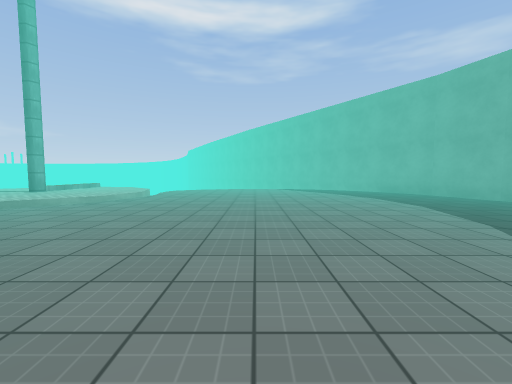
[1] (above)

16 first-person views from a walk through a scene from a Unity 3-D project. The camera is 1.3 m above the floor, tilts 4° down and sees 90° across. The floor is counted in squares, 2 m on a side. Each view is taken from the middle of a square. On the plan, view 1 faces up. The plan holds only what a view shows up to about 9 squares ahead; the rest is blank. The place goes on beyond the plan. The player character is not drawn. Some animated figures are left out. Surface patterns are stand-ins for the level's own textures.

[2]
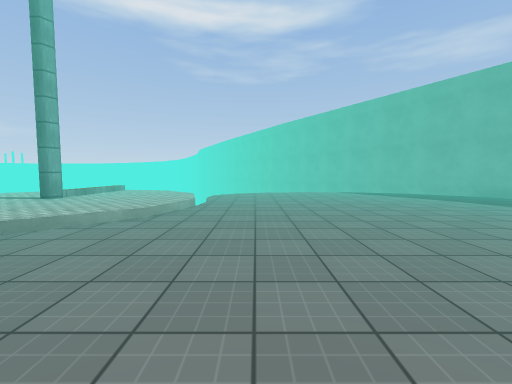

[3]
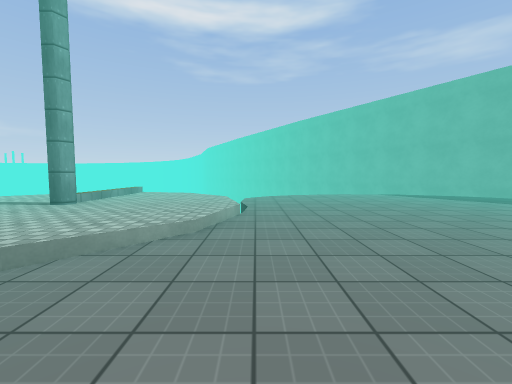

[4]
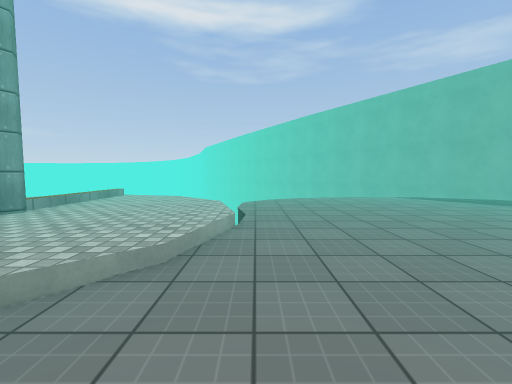

[5]
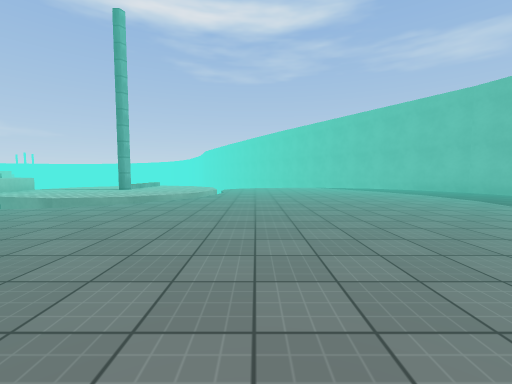

[6]
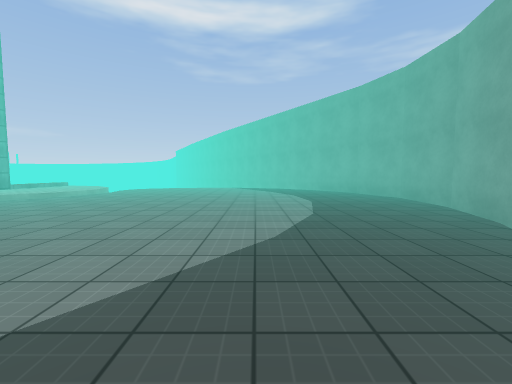

[7]
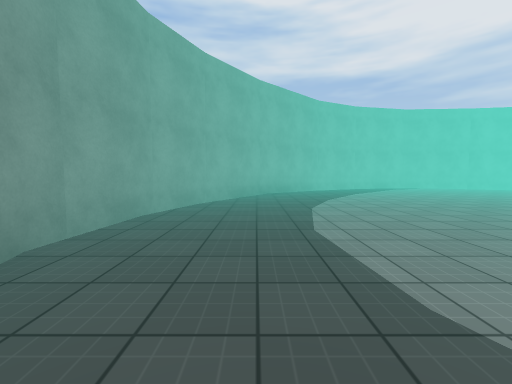

[8]
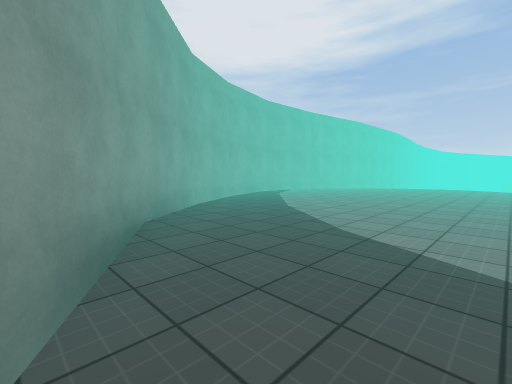

[9]
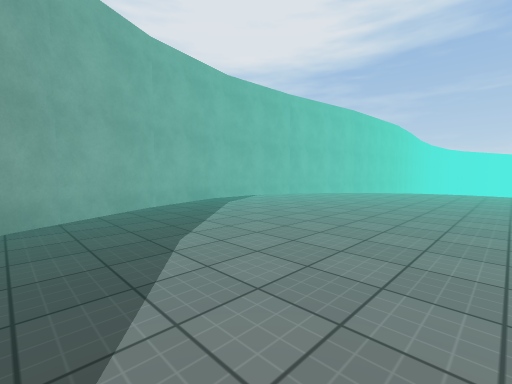

[10]
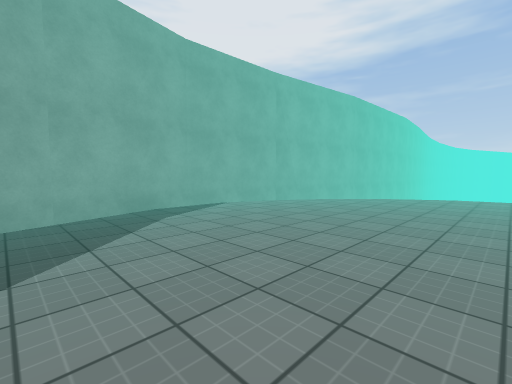

[11]
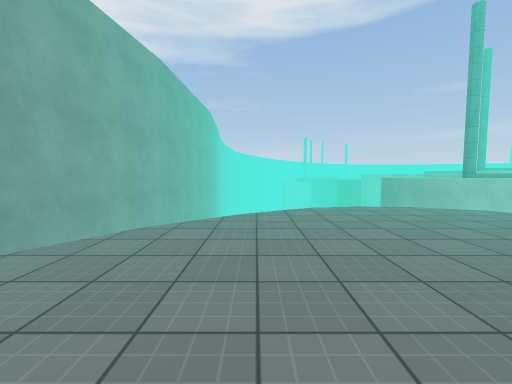

[12]
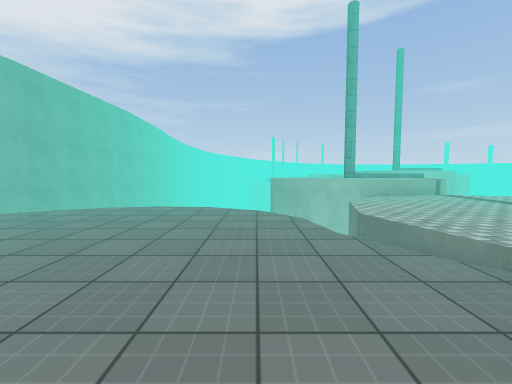

[13]
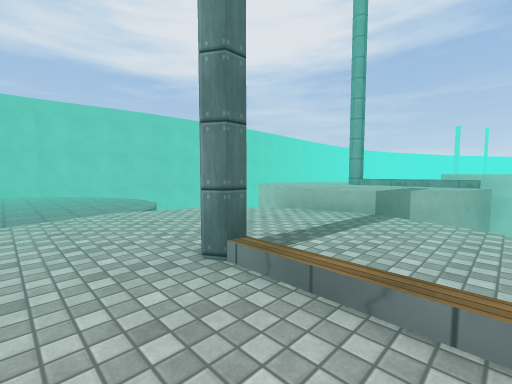

[14]
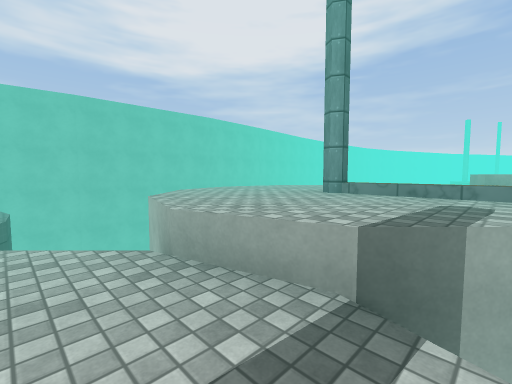

[15]
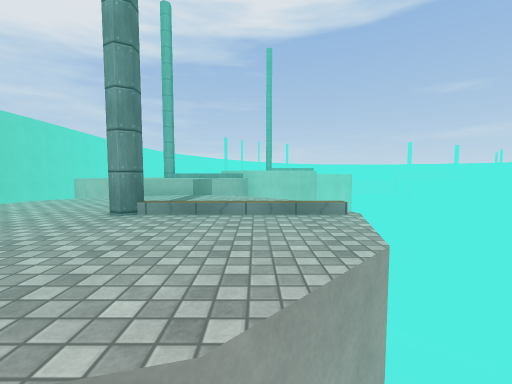

[16]
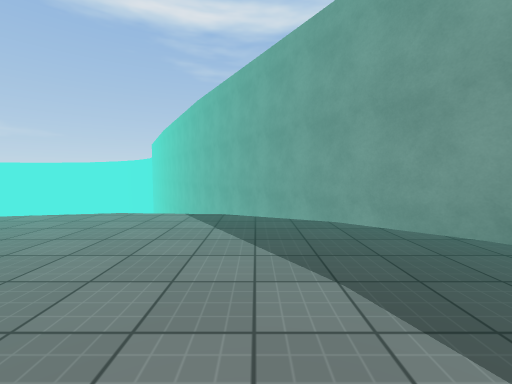

### Floor plan
Key: @ floor where view 1 was taken; # wall or solid block; . main floor; : floor 0.25 m higher than the main floor; / step, stairs or slope; ^ raised ledge; v drop or lower ground.
Columns run from 12 left of view 1 to 6 right of it. Each row starts with its distance up from view 1.
 14               ##
 13               v##
 12                v#
 11           v...vv#
 10     v :vv.......##
  9 vv v:::::........##
  8 ^^^::::::.........#
  7 ^^^:::#::.........#
  6 ^^^^::::/.........#
  5 ^^^^v:::..........#
  4 ^^^  vv...........#
  3     v.............#
  2     v............v#
  1     .............##
  0     v.......@...##
 -1      ..........##
 -2      v........##
 -3 vv    vv....v##
 -4 #######vv#####
 -5       ####

Where each view was taken, in squares from view 1:
view 1: 0 up, 0 right, facing up
view 2: 2 up, 2 left, facing up
view 3: 3 up, 3 left, facing up
view 4: 4 up, 3 left, facing up
view 5: 1 down, 2 left, facing up
view 6: 1 down, 2 right, facing up
view 7: 8 up, 4 right, facing down
view 8: 3 up, 5 right, facing down-left
view 9: 2 up, 2 right, facing down-left
view 10: 1 up, 0 right, facing down-left
view 11: 1 down, 3 left, facing left
view 12: 3 up, 3 left, facing left
view 13: 9 up, 5 left, facing down-left
view 14: 8 up, 8 left, facing down-left
view 15: 9 up, 3 left, facing left
view 16: 7 up, 2 right, facing up
